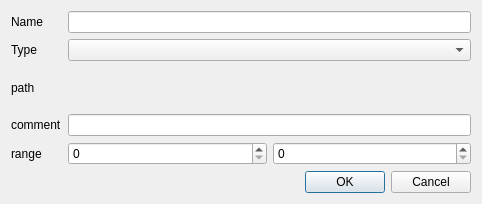
<?xml version="1.0" encoding="UTF-8"?>
<ui version="4.0">
 <class>CreateChunkDialog</class>
 <widget class="QDialog" name="CreateChunkDialog">
  <property name="geometry">
   <rect>
    <x>0</x>
    <y>0</y>
    <width>482</width>
    <height>204</height>
   </rect>
  </property>
  <property name="windowTitle">
   <string>VELES - add chunk</string>
  </property>
  <layout class="QVBoxLayout" name="verticalLayout">
   <item>
    <layout class="QGridLayout" name="gridLayout">
     <item row="3" column="0">
      <widget class="QLabel" name="pathLabel">
       <property name="text">
        <string>path</string>
       </property>
      </widget>
     </item>
     <item row="2" column="0">
      <widget class="QLabel" name="typeLabel">
       <property name="text">
        <string>Type</string>
       </property>
      </widget>
     </item>
     <item row="2" column="1">
      <widget class="QComboBox" name="typeBox">
       <property name="inputMethodHints">
        <set>Qt::ImhNoAutoUppercase</set>
       </property>
       <property name="currentText">
        <string/>
       </property>
       <property name="frame">
        <bool>true</bool>
       </property>
      </widget>
     </item>
     <item row="0" column="0">
      <widget class="QLabel" name="nameLabel">
       <property name="text">
        <string>Name</string>
       </property>
      </widget>
     </item>
     <item row="0" column="1">
      <widget class="QLineEdit" name="nameEdit"/>
     </item>
     <item row="6" column="1">
      <widget class="QDialogButtonBox" name="buttonBox">
       <property name="standardButtons">
        <set>QDialogButtonBox::Cancel|QDialogButtonBox::Ok</set>
       </property>
      </widget>
     </item>
     <item row="5" column="0">
      <widget class="QLabel" name="rangeLabel">
       <property name="text">
        <string>range</string>
       </property>
      </widget>
     </item>
     <item row="3" column="1">
      <widget class="QLabel" name="pathValueLabel">
       <property name="text">
        <string/>
       </property>
      </widget>
     </item>
     <item row="4" column="0">
      <widget class="QLabel" name="commentLabel">
       <property name="text">
        <string>comment</string>
       </property>
      </widget>
     </item>
     <item row="5" column="1">
      <layout class="QHBoxLayout" name="horizontalLayout">
       <item>
        <widget class="veles::ui::SpinBox" name="beginSpinBox">
         <property name="displayIntegerBase">
          <number>16</number>
         </property>
        </widget>
       </item>
       <item>
        <widget class="veles::ui::SpinBox" name="endSpinBox">
         <property name="displayIntegerBase">
          <number>16</number>
         </property>
        </widget>
       </item>
      </layout>
     </item>
     <item row="4" column="1">
      <widget class="QLineEdit" name="commentEdit"/>
     </item>
    </layout>
   </item>
  </layout>
 </widget>
 <customwidgets>
  <customwidget>
   <class>veles::ui::SpinBox</class>
   <extends>QSpinBox</extends>
   <header location="global">ui/spinbox.h</header>
   <container>1</container>
  </customwidget>
 </customwidgets>
 <tabstops>
  <tabstop>nameEdit</tabstop>
  <tabstop>typeBox</tabstop>
  <tabstop>commentEdit</tabstop>
  <tabstop>beginSpinBox</tabstop>
  <tabstop>endSpinBox</tabstop>
 </tabstops>
 <resources/>
 <connections>
  <connection>
   <sender>buttonBox</sender>
   <signal>accepted()</signal>
   <receiver>CreateChunkDialog</receiver>
   <slot>accept()</slot>
   <hints>
    <hint type="sourcelabel">
     <x>264</x>
     <y>119</y>
    </hint>
    <hint type="destinationlabel">
     <x>240</x>
     <y>77</y>
    </hint>
   </hints>
  </connection>
  <connection>
   <sender>buttonBox</sender>
   <signal>rejected()</signal>
   <receiver>CreateChunkDialog</receiver>
   <slot>reject()</slot>
   <hints>
    <hint type="sourcelabel">
     <x>264</x>
     <y>119</y>
    </hint>
    <hint type="destinationlabel">
     <x>240</x>
     <y>77</y>
    </hint>
   </hints>
  </connection>
 </connections>
</ui>
